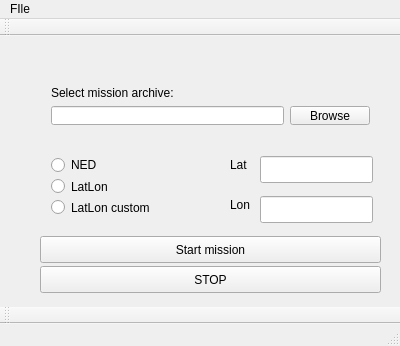
<?xml version="1.0" encoding="UTF-8"?>
<ui version="4.0">
 <class>parseGUI</class>
 <widget class="QMainWindow" name="parseGUI">
  <property name="geometry">
   <rect>
    <x>0</x>
    <y>0</y>
    <width>400</width>
    <height>346</height>
   </rect>
  </property>
  <property name="windowTitle">
   <string>parseGUI</string>
  </property>
  <widget class="QWidget" name="centralWidget">
   <widget class="QWidget" name="verticalLayoutWidget">
    <property name="geometry">
     <rect>
      <x>40</x>
      <y>39</y>
      <width>341</width>
      <height>61</height>
     </rect>
    </property>
    <layout class="QVBoxLayout" name="verticalLayout">
     <item>
      <layout class="QHBoxLayout" name="horizontalLayout_3">
       <item>
        <widget class="QLabel" name="label">
         <property name="text">
          <string>Select mission archive:</string>
         </property>
        </widget>
       </item>
      </layout>
     </item>
     <item>
      <layout class="QHBoxLayout" name="horizontalLayout">
       <item>
        <widget class="QLineEdit" name="fileName"/>
       </item>
       <item>
        <widget class="QPushButton" name="browseButton">
         <property name="text">
          <string>Browse</string>
         </property>
        </widget>
       </item>
      </layout>
     </item>
    </layout>
   </widget>
   <widget class="QPushButton" name="startButton">
    <property name="geometry">
     <rect>
      <x>40</x>
      <y>200</y>
      <width>341</width>
      <height>27</height>
     </rect>
    </property>
    <property name="text">
     <string>Start mission</string>
    </property>
   </widget>
   <widget class="QWidget" name="verticalLayoutWidget_2">
    <property name="geometry">
     <rect>
      <x>40</x>
      <y>110</y>
      <width>160</width>
      <height>80</height>
     </rect>
    </property>
    <layout class="QVBoxLayout" name="verticalLayout_2">
     <item>
      <widget class="QRadioButton" name="radioButtonNED">
       <property name="focusPolicy">
        <enum>Qt::NoFocus</enum>
       </property>
       <property name="text">
        <string>NED</string>
       </property>
      </widget>
     </item>
     <item>
      <widget class="QRadioButton" name="radioButtonLatLon">
       <property name="focusPolicy">
        <enum>Qt::NoFocus</enum>
       </property>
       <property name="text">
        <string>LatLon</string>
       </property>
      </widget>
     </item>
     <item>
      <widget class="QRadioButton" name="radioButtonCustom">
       <property name="focusPolicy">
        <enum>Qt::NoFocus</enum>
       </property>
       <property name="text">
        <string>LatLon custom</string>
       </property>
      </widget>
     </item>
    </layout>
   </widget>
   <widget class="QLineEdit" name="lineEditLat">
    <property name="geometry">
     <rect>
      <x>260</x>
      <y>120</y>
      <width>113</width>
      <height>27</height>
     </rect>
    </property>
   </widget>
   <widget class="QLineEdit" name="lineEditLon">
    <property name="geometry">
     <rect>
      <x>260</x>
      <y>160</y>
      <width>113</width>
      <height>27</height>
     </rect>
    </property>
   </widget>
   <widget class="QLabel" name="label_2">
    <property name="geometry">
     <rect>
      <x>230</x>
      <y>120</y>
      <width>66</width>
      <height>17</height>
     </rect>
    </property>
    <property name="text">
     <string>Lat</string>
    </property>
   </widget>
   <widget class="QLabel" name="label_3">
    <property name="geometry">
     <rect>
      <x>230</x>
      <y>160</y>
      <width>66</width>
      <height>17</height>
     </rect>
    </property>
    <property name="text">
     <string>Lon</string>
    </property>
   </widget>
   <widget class="QPushButton" name="stopButton">
    <property name="geometry">
     <rect>
      <x>40</x>
      <y>230</y>
      <width>341</width>
      <height>27</height>
     </rect>
    </property>
    <property name="text">
     <string>STOP</string>
    </property>
   </widget>
  </widget>
  <widget class="QMenuBar" name="menuBar">
   <property name="geometry">
    <rect>
     <x>0</x>
     <y>0</y>
     <width>400</width>
     <height>25</height>
    </rect>
   </property>
   <widget class="QMenu" name="menuFIle">
    <property name="title">
     <string>FIle</string>
    </property>
    <addaction name="actionClose"/>
   </widget>
   <addaction name="menuFIle"/>
  </widget>
  <widget class="QToolBar" name="mainToolBar">
   <attribute name="toolBarArea">
    <enum>TopToolBarArea</enum>
   </attribute>
   <attribute name="toolBarBreak">
    <bool>false</bool>
   </attribute>
  </widget>
  <widget class="QStatusBar" name="statusBar"/>
  <widget class="QToolBar" name="toolBar">
   <property name="enabled">
    <bool>true</bool>
   </property>
   <property name="windowTitle">
    <string>toolBar</string>
   </property>
   <attribute name="toolBarArea">
    <enum>BottomToolBarArea</enum>
   </attribute>
   <attribute name="toolBarBreak">
    <bool>false</bool>
   </attribute>
  </widget>
  <action name="actionClose">
   <property name="text">
    <string>Close</string>
   </property>
  </action>
 </widget>
 <layoutdefault spacing="6" margin="11"/>
 <resources/>
 <connections>
  <connection>
   <sender>actionClose</sender>
   <signal>activated()</signal>
   <receiver>parseGUI</receiver>
   <slot>close()</slot>
   <hints>
    <hint type="sourcelabel">
     <x>-1</x>
     <y>-1</y>
    </hint>
    <hint type="destinationlabel">
     <x>199</x>
     <y>149</y>
    </hint>
   </hints>
  </connection>
 </connections>
</ui>
